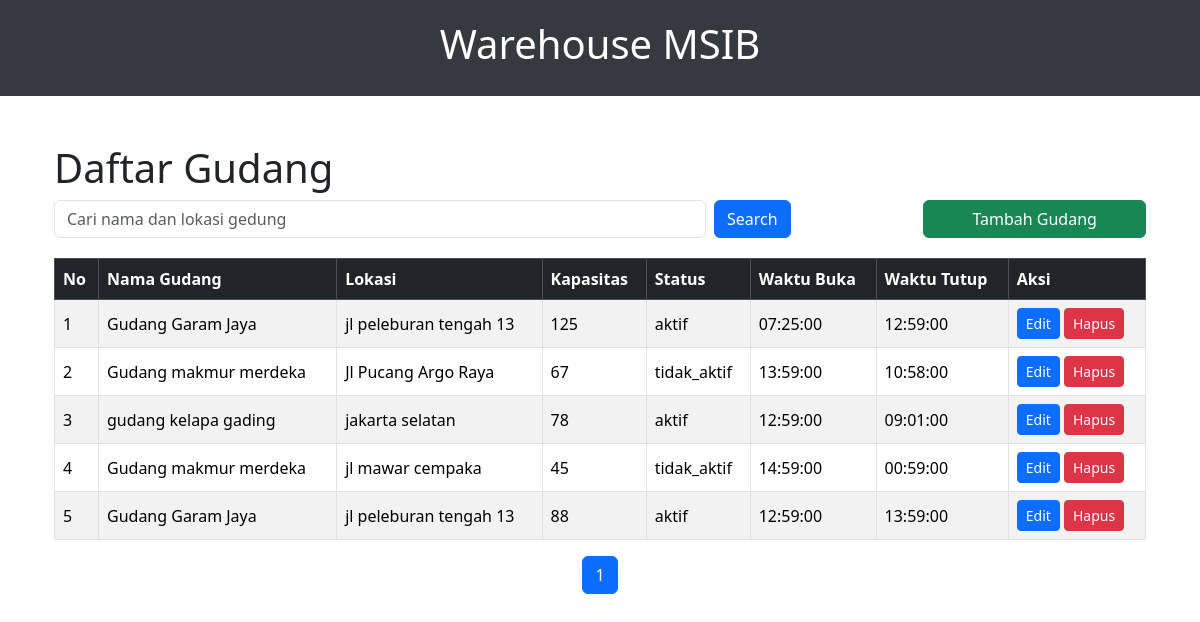
The page / on the database its author committed.
### tables this page shows
CREATE TABLE `gudang` (
  `id` int(11) NOT NULL,
  `name` varchar(255) NOT NULL,
  `location` varchar(255) NOT NULL,
  `capacity` int(11) NOT NULL,
  `status` enum('aktif','tidak_aktif') DEFAULT 'aktif',
  `opening_hour` time DEFAULT NULL,
  `closing_hour` time DEFAULT NULL
);

### index.php (the view, shortened to what this page needs)
<?php session_start();
$database = new Database();
$db = $database->getConnection();
$gudang = new Gudang($db);
$stmt = $gudang->read();
$search = '';
if (isset($_GET['search'])) {
    $search = $_GET['search'];
    $query = "SELECT * FROM gudang WHERE name LIKE :search OR location LIKE :search LIMIT :start, :limit";
    $stmt = $db->prepare($query);
    $stmt->bindValue(':search', '%' . $search . '%', PDO::PARAM_STR);
} else {
    $query = "SELECT * FROM gudang LIMIT :start, :limit";
    $stmt = $db->prepare($query);
}
$limit = 10;
$page = isset($_GET['page']) ? (int)$_GET['page'] : 1;
$start = ($page - 1) * $limit;
$stmt->bindParam(':start', $start, PDO::PARAM_INT);
$stmt->bindParam(':limit', $limit, PDO::PARAM_INT);
$stmt->execute();
$result = $stmt->fetchAll(PDO::FETCH_ASSOC);
$totalQuery = "SELECT COUNT(*) as total FROM gudang";
$totalStmt = $db->prepare($totalQuery);
$totalStmt->execute();
$totalRow = $totalStmt->fetch(PDO::FETCH_ASSOC);
$total = $totalRow['total'];
$totalPages = ceil($total / $limit);
?>
<!DOCTYPE html>
<html>
<head>
    <link href="https://cdn.jsdelivr.net/npm/bootstrap@5.3.3/dist/css/bootstrap.min.css" rel="stylesheet">
</head>
<body>
    <div class="header-background">
        <h1>Warehouse MSIB</h1>
    </div>
    <div class="container">
<body>
    <div class="container">
        <h1 class="mt-5">Daftar Gudang</h1>
        <div class="action-bar">
            <form action="index.php" method="GET" class="d-flex w-100">
                <input type="text" name="search" class="form-control me-2  w-75" placeholder="Cari nama dan lokasi gedung" value="<?= $search ?>">
                <button class="btn btn-primary" type="submit">Search</button>
            </form>
            <a href="create.php" class="btn btn-success w-25">Tambah Gudang</a>
        </div>
        <div class="table-responsive">
            <table class="table table-striped table-hover table-bordered align-middle">
                <thead class="table-dark">
                    <tr>
                        <th>No</th>
                        <th>Nama Gudang</th>
                        <th>Lokasi</th>
                        <th>Kapasitas</th>
                        <th>Status</th>
                        <th>Waktu Buka</th>
                        <th>Waktu Tutup</th>
                        <th>Aksi</th>
                    </tr>
                </thead>
                <tbody>
                    <?php
                    if ($result) {
                        foreach ($result as $index => $g) {
                            echo "<tr>
                                    <td>" . ($start + $index + 1) . "</td>
                                    <td>{$g['name']}</td>
                                    <td>{$g['location']}</td>
                                    <td>{$g['capacity']}</td>
                                    <td>{$g['status']}</td>
                                    <td>{$g['opening_hour']}</td>
                                    <td>{$g['closing_hour']}</td>
                                    <td>
                                        <a href='update.php?id={$g['id']}' class='btn btn-primary btn-sm'>Edit</a>
                                        <a href='delete.php?id={$g['id']}' class='btn btn-danger btn-sm' onclick=\"return confirm('Apakah Anda yakin ingin menghapus?')\">Hapus</a>
                                    </td>
                                </tr>";
                        }
                    } else {
                        echo "<tr><td colspan='8'>Tidak ada gudang yang tersedia.</td></tr>";
                    }
                    ?>
                </tbody>
            </table>
        </div>
        <nav>
            <ul class="pagination justify-content-center">
                <?php for ($i = 1; $i <= $totalPages; $i++): ?>
                    <li class="page-item <?= ($i == $page) ? 'active' : '' ?>"><a class="page-link" href="index.php?page=<?= $i ?>&search=<?= $search ?>"><?= $i ?></a></li>
                <?php endfor; ?>
            </ul>
        </nav>
    </div>
</body>
</html>

### index.php (style rules this page uses)
.header-background { background-color: #343a40; color: white; padding: 20px; text-align: center; }
.container { margin-top: 20px; }
.action-bar { display: flex; justify-content: space-between; align-items: center; margin-bottom: 20px; }
.table-responsive { margin-top: 10px; }

### rows shown on the page
gudang: index "1", name "Gudang Garam Jaya", location "jl peleburan tengah 13", capacity "125", status "aktif", opening_hour "07:25:00", closing_hour "12:59:00"
gudang: index "2", name "Gudang makmur merdeka", location "Jl Pucang Argo Raya", capacity "67", status "tidak_aktif", opening_hour "13:59:00", closing_hour "10:58:00"
gudang: index "3", name "gudang kelapa gading", location "jakarta selatan", capacity "78", status "aktif", opening_hour "12:59:00", closing_hour "09:01:00"
gudang: index "4", name "Gudang makmur merdeka", location "jl mawar cempaka", capacity "45", status "tidak_aktif", opening_hour "14:59:00", closing_hour "00:59:00"
gudang: index "5", name "Gudang Garam Jaya", location "jl peleburan tengah 13", capacity "88", status "aktif", opening_hour "12:59:00", closing_hour "13:59:00"
